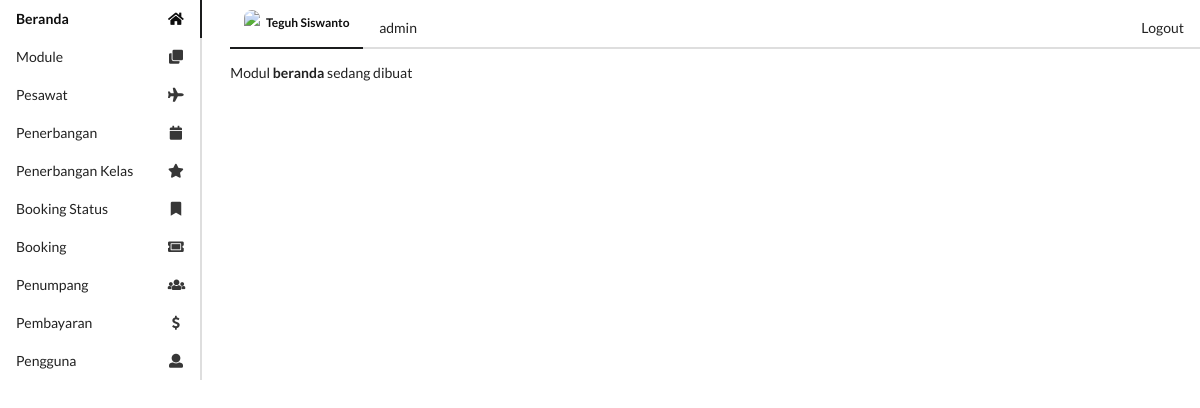
Screenshot of /u/media.php?m=beranda (signed in) with the database file from the repository.
### tables this page shows
create table module(
    module_id int primary key auto_increment,
    module_name varchar(50) not null,
    link varchar(50),
    icon varchar(50),
    active enum('Y','N') not null default 'Y'
);

### config/functions.php (called while the page is built, shortened)
<?php
function dbConnect()
{
    $db = new mysqli("localhost", "root", "siswanto123321", "atol_flight");
    return $db;
}
function getListModule()
{
    $db = dbConnect();
    if ($db->connect_errno == 0) {
        $res = $db->query("SELECT * FROM module WHERE active='Y' ");
        if ($res) {
            $data = $res->fetch_all(MYSQLI_ASSOC);
            return $data;
        } else {
            return false;
        }
    } else {
        return false;
    }
}

### u/menu.php (the view)
<?php
if (empty($_SESSION['username']) && empty($_SESSION['password'])) {
    header("location:index.php?error=8");
} else {
    include "../config/functions.php";
    $dataModule = getListModule();
    foreach ($dataModule as $data) {
        $module_name = str_replace(' ', '', strtolower($data['module_name']));
        ($_GET['m'] == $module_name) ? $active = "active" : $active = "";
        echo "<a href='$data[link]' class='item $active' style='text-transform:capitalize;'>
           <i class='$data[icon] icon'></i> $data[module_name]
        </a>";
    }
}

### rows the page displays
module: module_name "Beranda"
module: module_name "Module"
module: module_name "Pesawat"
module: module_name "Penerbangan"
module: module_name "Penerbangan Kelas"
module: module_name "Booking Status"
module: module_name "Booking"
module: module_name "Penumpang"
module: module_name "Pembayaran"
module: module_name "Pengguna"

### other values shown
$_SESSION[full_name] "Teguh Siswanto"
$_SESSION[position] "admin"
$_GET[m] "beranda"
